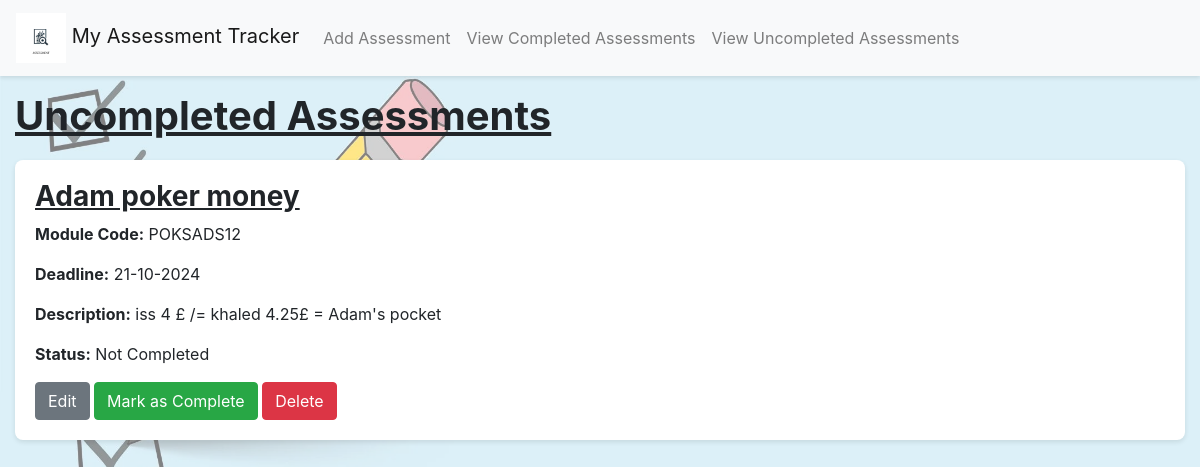
The page /view_uncompleted on the database as committed earlier.
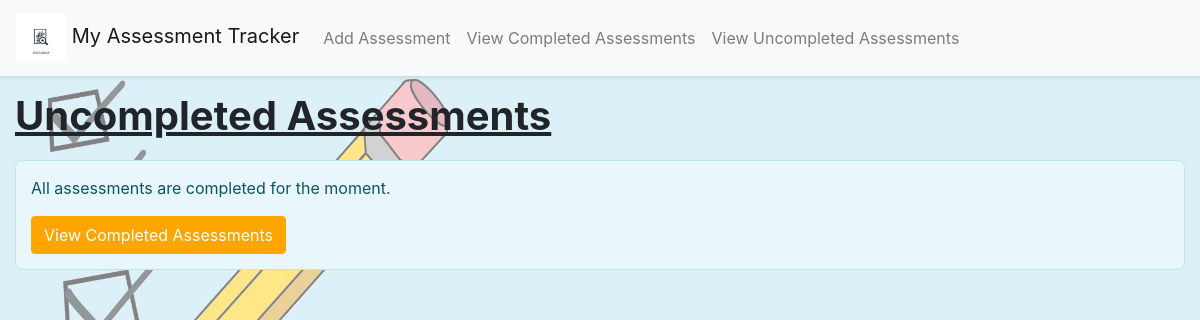
The same page on the database as committed later.
### app/models.py (models this page shows)
class Assessment(db.Model):
    id = db.Column(db.Integer, primary_key=True)
    title = db.Column(db.String(100), nullable=False)
    module_code = db.Column(db.String(20), nullable=False)
    deadline_date = db.Column(db.DateTime, nullable=False)
    description = db.Column(db.Text, nullable=False)
    is_complete = db.Column(db.Boolean, default=False)

### app/views.py (the view)
@app.route('/view_uncompleted')
def view_uncompleted():
    uncompleted_assessments = Assessment.query.filter_by(is_complete=False).all()
    return render_template('view_uncompleted.html', title='Uncompleted Assessments', assessments=uncompleted_assessments)

### app/templates/view_uncompleted.html (shortened to what this page needs)
<!DOCTYPE html>
<html lang="en">
{% extends "base.html" %}
{% block content %}
  <h1>Uncompleted Assessments</h1>
  <div class="assessment-list">
    {% if assessments %}
      {% for assessment in assessments %}
        <div class="assessment-item" role="region" aria-labelledby="assessment-{{ assessment.id }}">
          <h3 id="assessment-{{ assessment.id }}">{{ assessment.title }}</h3>
          <p><strong>Module Code:</strong> {{ assessment.module_code }}</p>
          <p><strong>Deadline:</strong> {{ assessment.deadline_date.strftime('%d-%m-%Y') }}</p>
          <p><strong>Description:</strong> {{ assessment.description }}</p>
          <p><strong>Status:</strong> Not Completed</p>
          <a href="{{ url_for('edit_assessment', assessment_id=assessment.id) }}" class="btn btn-secondary" role="button">Edit</a>
          <form action="{{ url_for('mark_complete', assessment_id=assessment.id) }}" method="post" style="display:inline;" aria-label="Mark assessment {{ assessment.title }} as complete">
            <button type="submit" class="btn btn-success">Mark as Complete</button>
          </form>
          <form action="{{ url_for('delete_assessment', assessment_id=assessment.id) }}" method="post" style="display:inline;" aria-label="Delete assessment {{ assessment.title }}">
            <button type="submit" class="btn btn-danger">Delete</button>
          </form>
        </div>
      {% endfor %}
    {% else %}
      <div class="alert alert-info" role="alert">
        <p>All assessments are completed for the moment.</p>
        <a href="{{ url_for('view_completed') }}" class="btn btn-primary" role="button">View Completed Assessments</a>
      </div>
    {% endif %}
  </div>
{% endblock %}

Rows that differ between the two databases and show on the page:
no longer on this page (row edited): Assessment: title "Adam poker money", module_code "POKSADS12", deadline_date "21-10-2024", description "iss 4 £ /= khaled 4.25£ = Adam's pocket"
Other text that changed with them:
text now shown: "All assessments are completed for the moment. View Completed Assessments"
